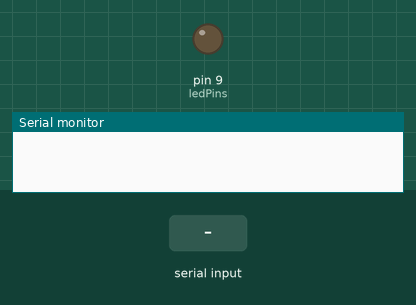
Bench run of a sketch on a simulated Arduino Uno, built with avr-gcc and run on an emulated ATmega328P. Shown: output pins drawn as LEDs (lit = HIGH), the last lines printed to the serial monitor. The test bench sets the inputs (shaded band).

Above: at 1.2 s.
1.3 s: "a" received over Serial
At 2.6 s:
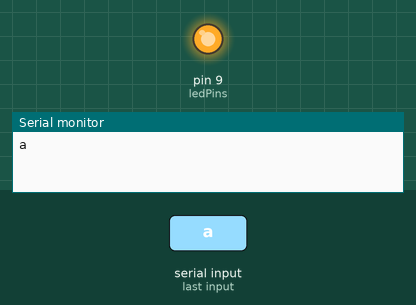
3.1 s: "b" received over Serial
At 3.7 s:
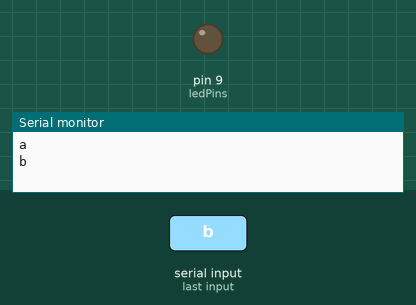
Timing chart, 0 to 6.1 s (numbered marks = the images above; inputs shaded):
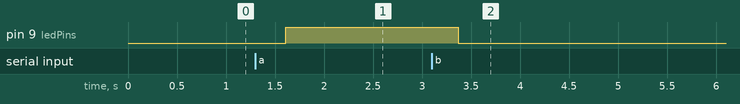

The sketch:

dancing_led_strip.ino
```cpp
const int ledPins = 9;
int fadeSpeed = 1;
int data;
char junk;
String inputString = "";

void setup() {
  Serial.begin(9600);
  pinMode(ledPins , OUTPUT);

}

void TurnOn() {
  int Bright = 0;

  for (int i = 0; i < 256; i++) {
    analogWrite(ledPins, Bright);
    Bright += 1;
    delay(fadeSpeed);
  }

}

void TurnOff() {
  int brightness = 255;

  for (int i = 0; i < 256; i++) {
    analogWrite(ledPins, brightness);
    brightness -= 1;
    delay(fadeSpeed);
  }
}

void loop() {

  if (Serial.available())
  {
    while (Serial.available())
    {
      char inChar = (char)Serial.read();
      inputString += inChar;
    }
    Serial.println(inputString);

    while (Serial.available() > 0)
    {
      junk = Serial.read();
    }

    if (inputString == "a")
    {
      TurnOn(); delay(500);
    }
    else if (inputString == "b")
    {
      TurnOff(); delay(500);
    }
    inputString = "";
  }
  delay(50);
}
```

Measured:
- after the input at 1.3 s, pin 9 (ledPins): LOW → HIGH after 0.31 s
- after the input at 3.1 s, pin 9 (ledPins): HIGH → LOW after 0.27 s
